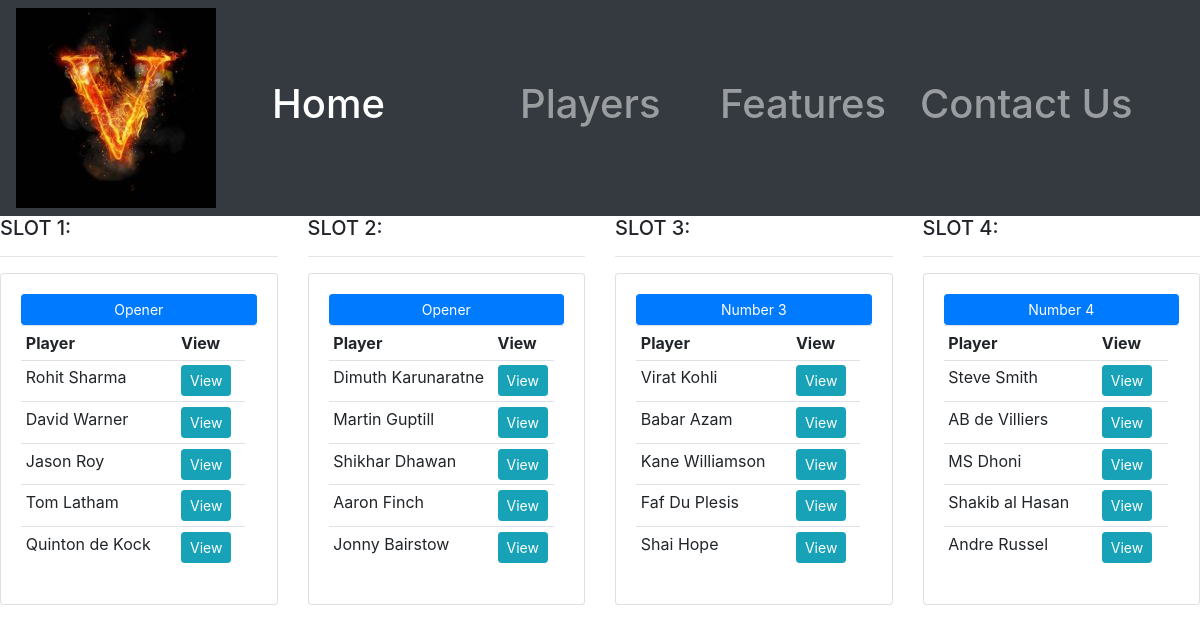
The app's page /team with its own data.
### game/models.py (models this page shows, shortened)
class Slot1(models.Model):
    name = models.CharField(max_length=200,null=True)
    average = models.FloatField(null=True)
    strike_rate = models.FloatField( null=True)

class Slot2(models.Model):
    name = models.CharField(max_length=200,null=True)
    average = models.FloatField(null=True)
    strike_rate = models.FloatField( null=True)

class Slot3(models.Model):
    name = models.CharField(max_length=200,null=True)
    average = models.FloatField(null=True)
    strike_rate = models.FloatField( null=True)

class Slot4(models.Model):
    name = models.CharField(max_length=200,null=True)
    average = models.FloatField(null=True)
    strike_rate = models.FloatField( null=True)

### game/views.py (the view)
# urls.py: path('team', views.team, name="team"),
def team(request):
    team1 = Slot1.objects.all()
    team2 = Slot2.objects.all()
    team3 = Slot3.objects.all()
    team4 = Slot4.objects.all()
    return render(request, 'team.html', {'team1':team1, 'team2':team2, 'team3':team3, 'team4':team4})

### templates/team.html
{% extends 'main.html' %}
{% block content %}
<div class="row">
<div class="col-md-3 ">
		<h5>SLOT 1:</h5>
		<hr>
		<div class="card card-body">
			<a class="btn btn-primary  btn-sm btn-block" href=" ">Opener</a>
			<table class="table table-sm">
				<tr>
					<th>Player</th>
					<th>View</th>
					<th></th>
				</tr>
				{% for i in team1 %}
					<tr>
						<td>{{i.name}}</td>
						<td><a class="btn btn-sm btn-info" href="">View</a></td>
					</tr>
				{% endfor %}
			</table>
		</div>
</div>
    <div class="col-md-3 ">
		<h5>SLOT 2:</h5>
		<hr>
		<div class="card card-body">
			<a class="btn btn-primary  btn-sm btn-block" href="{% url 'home' %} ">Opener</a>
			<table class="table table-sm">
				<tr>
					<th>Player</th>
					<th>View</th>
					<th></th>
				</tr>
				{% for i in team2 %}
					<tr>
						<td>{{i.name}}</td>
						<td><a class="btn btn-sm btn-info" href="">View</a></td>
					</tr>
				{% endfor %}
			</table>
		</div>
</div>
    <div class="col-md-3 ">
		<h5>SLOT 3:</h5>
		<hr>
		<div class="card card-body">
			<a class="btn btn-primary  btn-sm btn-block" href="{% url 'home' %} ">Number 3</a>
			<table class="table table-sm">
				<tr>
					<th>Player</th>
					<th>View</th>
					<th></th>
				</tr>
				{% for i in team3 %}
					<tr>
						<td>{{i.name}}</td>
						<td><a class="btn btn-sm btn-info" href="">View</a></td>
					</tr>
				{% endfor %}
			</table>
		</div>
</div>
    <div class="col-md-3 ">
		<h5>SLOT 4:</h5>
		<hr>
		<div class="card card-body">
			<a class="btn btn-primary  btn-sm btn-block" href="{% url 'home' %} ">Number 4</a>
			<table class="table table-sm">
				<tr>
					<th>Player</th>
					<th>View</th>
					<th></th>
				</tr>
				{% for i in team4 %}
					<tr>
						<td>{{i.name}}</td>
						<td><a class="btn btn-sm btn-info" href="">View</a></td>
					</tr>
				{% endfor %}
			</table>
		</div>
</div>
</div>
{% endblock %}

### records on screen
Slot1: name "Rohit Sharma"
Slot1: name "David Warner"
Slot1: name "Jason Roy"
Slot1: name "Tom Latham"
Slot1: name "Quinton de Kock"
Slot2: name "Dimuth Karunaratne"
Slot2: name "Martin Guptill"
Slot2: name "Shikhar Dhawan"
Slot2: name "Aaron Finch"
Slot2: name "Jonny Bairstow"
Slot3: name "Virat Kohli"
Slot3: name "Babar Azam"
Slot3: name "Kane Williamson"
Slot3: name "Faf Du Plesis"
Slot3: name "Shai Hope"
Slot4: name "Steve Smith"
Slot4: name "AB de Villiers"
Slot4: name "MS Dhoni"
Slot4: name "Shakib al Hasan"
Slot4: name "Andre Russel"
